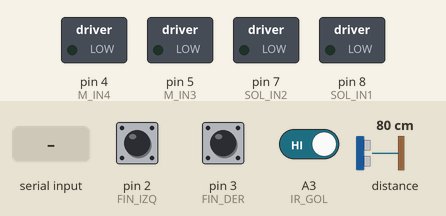
Simulated run of this sketch. Board: Arduino Uno, built with avr-gcc and run on an emulated ATmega328P. Shown: switched loads named in the sketch (green lamp = pin HIGH). Inputs (shaded band) come from the test bench; at power-on: pin 2 (FIN_IZQ) HIGH, pin 3 (FIN_DER) HIGH, A3 (IR_GOL) HIGH, distance to the obstacle 80 cm. The echo pulse lasts 58.3 µs per cm; what the sketch prints to the serial monitor is not drawn.

Above: at 3.2 s.
3.3 s: "a" received over Serial
At 3.5 s:
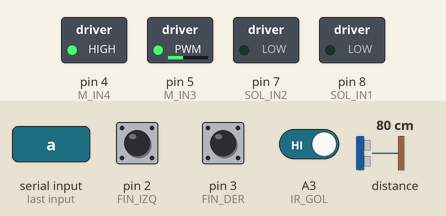
5.2 s: "d" received over Serial
At 5.4 s:
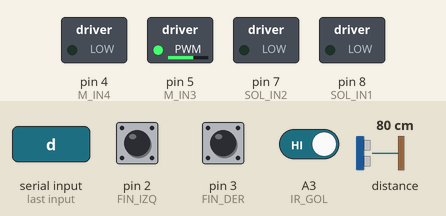
7.1 s: "k" received over Serial
At 7.7 s:
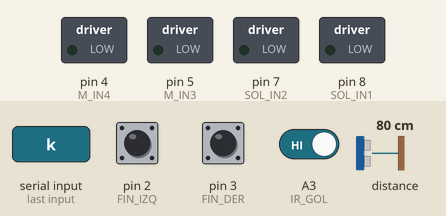
10.1 s: byte 32 (' ') received over Serial
At 11.1 s:
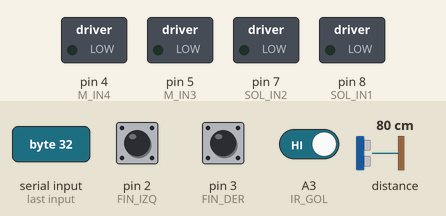
Timing chart, 0 to 13.1 s (numbered marks = the images above; inputs shaded):
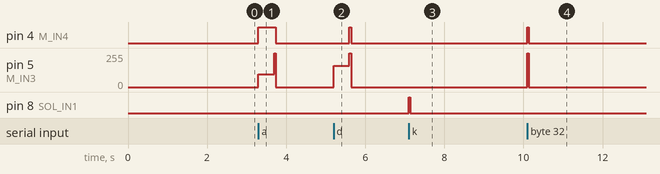

Measured:
- after the input at 3.3 s, pin 4 (M_IN4): LOW → HIGH at once, → LOW 0.44 s later; pin 5 (M_IN3): 0/255 → 95/255 at once, → 0/255 0.40 s later
- after the input at 5.2 s, pin 4 (M_IN4): LOW → HIGH after 0.40 s, → LOW 0.04 s later; pin 5 (M_IN3): 0/255 → 160/255 at once, → 0/255 0.40 s later
- after the input at 7.1 s, pin 8 (SOL_IN1): LOW → HIGH at once, → LOW 0.04 s later
- after the input at 10.1 s, pin 4 (M_IN4): LOW → HIGH at once, → LOW 0.04 s later; pin 5 (M_IN3): 0/255 → 255/255 at once, → 0/255 0.04 s later

The sketch:

PRUEBA_FINALES.ino
```cpp
/*
  PRUEBA COMPLETA DEL PORTERO — Porteros Robot
  Necesita la libreria "VL53L0X" de Pololu (Herramientas > Administrar bibliotecas).

  Conexiones (pestana Conexiones):
    Motor:      L298N IN3 -> 5, IN4 -> 4        (jumper ENB puesto)
    Solenoide:  L298N IN1 -> 8, IN2 -> 7        (jumper ENA puesto)
    Final izq:  NO -> 2, C -> 12                Final der: NO -> 3, C -> 11
    VL53L0X:    VIN -> 3V3, GND -> GND, SDA -> A4, SCL -> A5
    IR de gol:  VCC -> 5V, GND -> GND de arriba (junto a AREF), OUT -> A3

  Teclas (control WASD o Monitor Serie a 115200 + Enter):
    a / d  mover a la izquierda / derecha     espacio  freno
    w / s  mas / menos velocidad              k        golpe del solenoide
    v      ver sensores en vivo (on/off)      p        estado una vez
    c      calibrar recorrido                 m        modo seguir la bola (on/off)
    i      buscar dispositivos I2C
*/
#include <Wire.h>
#include <VL53L0X.h>

// ===== AJUSTA ESTOS VALORES =====
const bool INVERTIR_MOTOR      = false; // true si 'a' mueve el carro a la DERECHA
const bool SENSOR_A_LA_DERECHA = true;  // true si el VL53L0X esta del lado del final derecho
const int  RECORRIDO_MM        = 280;   // distancia entre los dos finales (midela con regla)
const int  OFFSET_SENSOR_MM    = 0;     // distancia del VL53L0X al final mas cercano

// ===== Pines =====
const int M_IN3 = 5, M_IN4 = 4;
const int SOL_IN1 = 8, SOL_IN2 = 7;
const int FIN_IZQ = 2, FIN_DER = 3, GND_IZQ = 12, GND_DER = 11;
const int IR_GOL = A3;

const unsigned long WATCHDOG_MS = 400, PULSO_MS = 40, ESPERA_GOLPE_MS = 500;

VL53L0X sensor;
bool sensorOK = false;

volatile int dir = 0;        // -1 hacia izquierda, 0 parado, 1 hacia derecha
int velocidad = 160, velCal = 160;
unsigned long tVivo = 0;
unsigned long ultimo = 0, ultimoGolpe = 0, tPrev = 0, tMostrar = 0, ultimaBola = 0, ultimoGol = 0;
bool modoSeguir = false, calibrado = false, mostrar = false, golAntes = false;
float posMM = 0, velMMms = 0;
int goles = 0;

bool topeConfirmado(int pin);
bool izq() { return topeConfirmado(FIN_IZQ); }
bool der() { return topeConfirmado(FIN_DER); }
bool golDetectado() { return digitalRead(IR_GOL) == LOW; }

void salidaMotor(int d) {
  if (INVERTIR_MOTOR) d = -d;
  if (d > 0)      { digitalWrite(M_IN4, LOW);  analogWrite(M_IN3, velocidad); }
  else if (d < 0) { digitalWrite(M_IN4, HIGH); analogWrite(M_IN3, 255 - velocidad); }
  else            { digitalWrite(M_IN4, LOW);  analogWrite(M_IN3, 0); }
}
void motor(int d) {
  if (d < 0 && izq()) d = 0;           // nunca empujar contra un tope
  if (d > 0 && der()) d = 0;
  dir = d; salidaMotor(d);
}
void frenar() {
  dir = 0;
  digitalWrite(M_IN4, HIGH); analogWrite(M_IN3, 255);
  delay(40);
  salidaMotor(0);
}
// Lectura confirmada de un tope: debe leerse presionado 3 veces seguidas (filtra el ruido del motor)
bool topeConfirmado(int pin) {
  for (int i = 0; i < 3; i++) { if (digitalRead(pin) != LOW) return false; delayMicroseconds(300); }
  return true;
}
void revisarTopes() {
  if (dir < 0 && topeConfirmado(FIN_IZQ)) { frenar(); Serial.println(F("TOPE IZQUIERDO")); }
  if (dir > 0 && topeConfirmado(FIN_DER)) { frenar(); Serial.println(F("TOPE DERECHO")); }
}

void golpe() {
  if (millis() - ultimoGolpe < ESPERA_GOLPE_MS) return;
  ultimoGolpe = millis();
  digitalWrite(SOL_IN1, HIGH); delay(PULSO_MS); digitalWrite(SOL_IN1, LOW);
  Serial.println(F("GOLPE"));
}

int distanciaMM() {                     // -1 si no hay lectura valida
  if (!sensorOK) return -1;
  uint16_t d = sensor.readRangeContinuousMillimeters();
  if (sensor.timeoutOccurred() || d >= 8000) return -1;
  return d;
}
int posicionBola(int d) {               // posicion de la bola desde el final izquierdo
  if (d < 0) return -1;
  int a = d - OFFSET_SENSOR_MM;
  if (a < 0 || a > RECORRIDO_MM + 20) return -1;   // fuera de la porteria
  int p = SENSOR_A_LA_DERECHA ? RECORRIDO_MM - a : a;
  return constrain(p, 0, RECORRIDO_MM);
}

void actualizarPos() {
  unsigned long now = millis();
  if (calibrado && velocidad == velCal) posMM += dir * velMMms * (now - tPrev);
  tPrev = now;
  if (izq()) posMM = 0;
  if (der()) posMM = RECORRIDO_MM;
  posMM = constrain(posMM, 0, RECORRIDO_MM);
}

void estado() {
  int d = distanciaMM();
  Serial.print(F("Fin izq: ")); Serial.print(izq() ? F("SI") : F("no"));
  Serial.print(F(" | Fin der: ")); Serial.print(der() ? F("SI") : F("no"));
  Serial.print(F(" | IR gol: ")); Serial.print(golDetectado() ? F("BOLA") : F("libre"));
  Serial.print(F(" | VL53: "));
  if (!sensorOK) Serial.print(F("sin sensor"));
  else if (d < 0) {
    uint16_t raw = sensor.readRangeContinuousMillimeters();
    if (sensor.timeoutOccurred()) Serial.print(F("sin respuesta (timeout)"));
    else { Serial.print(F("nada a la vista (crudo ")); Serial.print(raw); Serial.print(F(")")); }
  }
  else { Serial.print(d); Serial.print(F(" mm (bola en ")); Serial.print(posicionBola(d)); Serial.print(F(" mm)")); }
  Serial.print(F(" | Portero: "));
  if (calibrado) { Serial.print((int)posMM); Serial.print(F(" mm")); } else Serial.print(F("sin calibrar"));
  Serial.print(F(" | Goles: ")); Serial.println(goles);
}

bool esperarTope(bool (*tope)(), unsigned long maxMs) {
  unsigned long t0 = millis();
  while (!tope()) {
    if (millis() - t0 > maxMs) { frenar(); return false; }
  }
  frenar();
  return true;
}

void calibrar() {
  modoSeguir = false;
  Serial.println(F("Calibrando: voy al final izquierdo..."));
  if (!izq()) { motor(-1); if (!esperarTope(izq, 8000)) { Serial.println(F("ERROR: no llegue al final izquierdo")); return; } }
  delay(300);
  Serial.println(F("Midiendo hasta el final derecho..."));
  velCal = velocidad;
  unsigned long t0 = millis();
  motor(1);
  if (!esperarTope(der, 8000)) { Serial.println(F("ERROR: no llegue al final derecho")); return; }
  unsigned long T = millis() - t0;
  velMMms = (float)RECORRIDO_MM / T;
  calibrado = true; posMM = RECORRIDO_MM;
  Serial.print(F("Recorrido en ")); Serial.print(T); Serial.print(F(" ms = "));
  Serial.print(velMMms * 1000, 0); Serial.println(F(" mm/s"));
  delay(300);
  motor(-1); delay((unsigned long)((RECORRIDO_MM / 2) / velMMms)); frenar();   // al centro
  posMM = RECORRIDO_MM / 2; tPrev = millis();
  Serial.println(F("Listo, portero en el centro. Presiona m para seguir la bola."));
}

void seguir() {
  int b = posicionBola(distanciaMM());
  int objetivo;
  if (b >= 0) { ultimaBola = millis(); objetivo = b; }
  else if (millis() - ultimaBola > 1500) objetivo = RECORRIDO_MM / 2;  // sin bola: al centro
  else return;
  float err = objetivo - posMM;
  if (err > 12)       { if (dir != 1)  motor(1); }
  else if (err < -12) { if (dir != -1) motor(-1); }
  else if (dir != 0)  frenar();
  if (b >= 0 && fabs(err) < 25) golpe();   // alineado con la bola: golpear
}

void escanearI2C() {
  Serial.println(F("Buscando dispositivos I2C (SDA=A4, SCL=A5)..."));
  int n = 0;
  for (byte addr = 1; addr < 127; addr++) {
    Wire.beginTransmission(addr);
    if (Wire.endTransmission() == 0) {
      Serial.print(F("  Encontrado en 0x")); if (addr < 16) Serial.print('0'); Serial.print(addr, HEX);
      if (addr == 0x29) Serial.print(F("  <- VL53L0X"));
      if (addr == 0x27 || addr == 0x3F) Serial.print(F("  <- pantalla LCD"));
      Serial.println(); n++;
    }
  }
  if (n == 0) Serial.println(F("  Ninguno. El sensor no esta conectado bien (cables, alimentacion o pines sin soldar)."));
}

void setup() {
  pinMode(M_IN3, OUTPUT); pinMode(M_IN4, OUTPUT); salidaMotor(0);
  pinMode(SOL_IN1, OUTPUT); pinMode(SOL_IN2, OUTPUT); digitalWrite(SOL_IN1, LOW); digitalWrite(SOL_IN2, LOW);
  pinMode(GND_IZQ, OUTPUT); digitalWrite(GND_IZQ, LOW);
  pinMode(GND_DER, OUTPUT); digitalWrite(GND_DER, LOW);
  pinMode(FIN_IZQ, INPUT_PULLUP); pinMode(FIN_DER, INPUT_PULLUP);
  pinMode(IR_GOL, INPUT);
  Serial.begin(115200);
  delay(2000);   // da tiempo a que el Monitor Serie se conecte
  Serial.println();
  Wire.begin();
  Wire.setWireTimeout(3000, true);   // nunca quedarse trabado esperando al sensor
  sensor.setTimeout(100);
  sensorOK = sensor.init();
  if (sensorOK) { sensor.setMeasurementTimingBudget(33000); sensor.startContinuous(); }
  Serial.println(F("=== PRUEBA DEL PORTERO ==="));
  Serial.println(sensorOK ? F("VL53L0X: OK") : F("VL53L0X: NO RESPONDE (revisa SDA/SCL/3V3/GND)"));
  golAntes = golDetectado();
  estado();
  Serial.println(F("Teclas: a/d mover, k golpe, v sensores, c calibrar, m seguir, i buscar I2C"));
  tPrev = millis();
}

void loop() {
  while (Serial.available()) {
    char c = Serial.read();
    switch (c) {
      case 'a': case 'd':
        if (modoSeguir) { Serial.println(F("Modo seguir activo: presiona m para salir")); break; }
        ultimo = millis();
        { int d = (c == 'a') ? -1 : 1; if (dir != d) { motor(d); if (dir == 0) Serial.println(F("Bloqueado por el tope")); else Serial.println(d < 0 ? F("<- izquierda") : F("-> derecha")); } }
        break;
      case 'x': if (!modoSeguir && dir != 0) { dir = 0; salidaMotor(0); } break;
      case ' ': modoSeguir = false; frenar(); Serial.println(F("freno")); break;
      case 'w': velocidad = min(255, velocidad + 15); Serial.print(F("velocidad ")); Serial.println(velocidad); break;
      case 's': velocidad = max(60,  velocidad - 15); Serial.print(F("velocidad ")); Serial.println(velocidad); break;
      case 'k': golpe(); break;
      case 'p': estado(); break;
      case 'v': mostrar = !mostrar; Serial.println(mostrar ? F("Sensores en vivo: ON") : F("Sensores en vivo: OFF")); break;
      case 'c': calibrar(); break;
      case 'i': escanearI2C(); break;
      case 'm':
        if (!calibrado) { Serial.println(F("Primero calibra con c")); break; }
        modoSeguir = !modoSeguir; velocidad = velCal;
        if (!modoSeguir) frenar();
        Serial.println(modoSeguir ? F("MODO SEGUIR: ON") : F("MODO SEGUIR: OFF"));
        break;
    }
  }

  revisarTopes();
  actualizarPos();
  if (modoSeguir) seguir();
  revisarTopes();

  // Gol: el IR ve la bola (se cuenta una sola vez por ingreso)
  bool g = golDetectado();
  if (g && !golAntes && millis() - ultimoGol > 1500) { goles++; ultimoGol = millis(); Serial.print(F("GOL! Total: ")); Serial.println(goles); }
  golAntes = g;

  // Seguridad en modo manual: sin teclas, se detiene
  if (!modoSeguir && dir != 0 && millis() - ultimo > WATCHDOG_MS) frenar();

  if (mostrar && millis() - tMostrar > 300) { tMostrar = millis(); estado(); }

  // Senal de vida: un punto cada 2 s cuando no se muestran los sensores
  if (!mostrar && millis() - tVivo > 2000) { tVivo = millis(); Serial.print('.'); }
}
```
